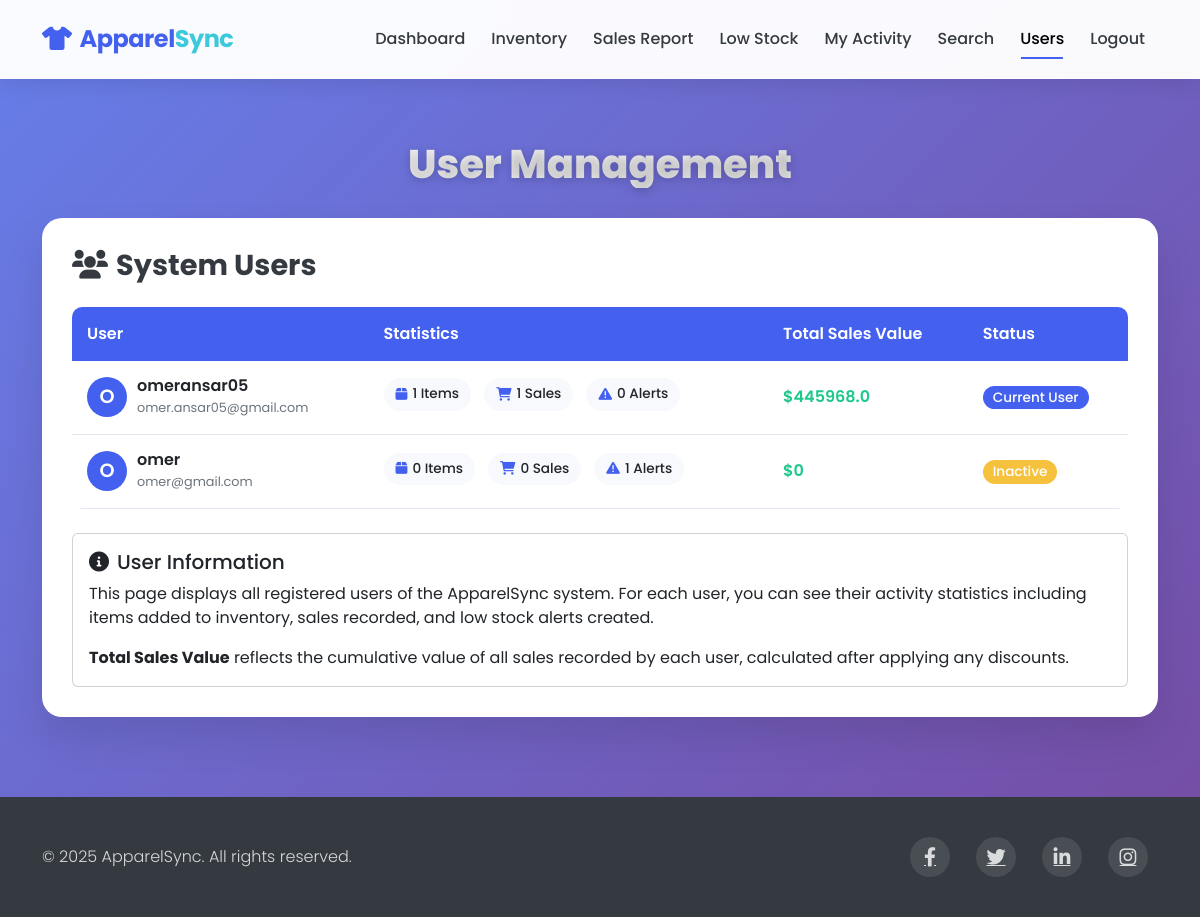
/dashboard/users (signed in), run on the app's committed database.
### models.py (models this page shows)
class User(db.Model, UserMixin):
    id = db.Column(db.Integer, primary_key=True)
    username = db.Column(db.String(150), unique=True, nullable=False)
    email = db.Column(db.String(150), unique=True, nullable=False)
    password = db.Column(db.String(150), nullable=False)
    inventory_items = db.relationship('InventoryItem', backref='created_by', lazy=True)
    sales = db.relationship('Sale', backref='recorded_by', lazy=True)
    low_stock_alerts = db.relationship('LowStock',
                                       foreign_keys='LowStock.user_id',
                                       backref='notified_to',
                                       lazy=True)
    resolved_alerts = db.relationship('LowStock',
                                      foreign_keys='LowStock.resolved_by',
                                      backref='resolved_by_user',
                                      lazy=True)

### routes.py (the view)
@app.route('/dashboard/users', methods=['GET'])
@login_required
def users():
    all_users = User.query.all()
    user_stats = []
    for user in all_users:
        items_count = InventoryItem.query.filter_by(user_id=user.id).count()
        sales_count = Sale.query.filter_by(user_id=user.id).count()
        alerts_count = LowStock.query.filter_by(user_id=user.id).count()
        sales = Sale.query.filter_by(user_id=user.id).all()
        total_sales_value = sum(
            (sale.price_at_sale - (sale.price_at_sale * sale.discount_at_sale / 100)) * sale.quantity
            for sale in sales
        )
        user_stats.append({
            'user': user,
            'items_count': items_count,
            'sales_count': sales_count,
            'alerts_count': alerts_count,
            'total_sales_value': total_sales_value
        })
    return render_template('users.html', user_stats=user_stats)

### app.py (called while the page is built)
@login_manager.user_loader
def load_user(user_id):
    return User.query.get(int(user_id))

### templates/users.html (shortened to what this page needs)
<!DOCTYPE html>
<html lang="en">
<head>
    <link href="https://cdn.jsdelivr.net/npm/bootstrap@5.3.0-alpha1/dist/css/bootstrap.min.css" rel="stylesheet">
    <link rel="stylesheet" href="https://cdnjs.cloudflare.com/ajax/libs/font-awesome/6.0.0/css/all.min.css">
</head>
<body>
    <nav class="navbar navbar-expand-lg navbar-light py-3 fixed-top">
        <div class="container">
            <a class="navbar-brand" href="/"><i class="fas fa-tshirt me-2"></i>Apparel<span>Sync</span></a>
            <div class="collapse navbar-collapse" id="navbarNav">
                <ul class="navbar-nav ms-auto">
                    <li class="nav-item">
                        <a class="nav-link" href="/dashboard">Dashboard</a>
                    </li>
                    <li class="nav-item">
                        <a class="nav-link" href="/dashboard/view_inventory">Inventory</a>
                    </li>
                    <li class="nav-item">
                        <a class="nav-link" href="/dashboard/sales_report">Sales Report</a>
                    </li>
                    <li class="nav-item">
                        <a class="nav-link" href="/dashboard/low_stock">Low Stock</a>
                    </li>
                    <li class="nav-item">
                        <a class="nav-link" href="/dashboard/my_activity">My Activity</a>
                    </li>
                    <li class="nav-item">
                        <a class="nav-link" href="/dashboard/search">Search</a>
                    </li>
                    <li class="nav-item">
                        <a class="nav-link active" href="/dashboard/users">Users</a>
                    </li>
                    <li class="nav-item">
                        <a class="nav-link" href="/logout">Logout</a>
                    </li>
                </ul>
            </div>
        </div>
    </nav>
    <section class="content-section">
        <div class="container">
            <h1 class="page-title">User Management</h1>
            <div class="users-card">
                <div class="mb-4">
                    <h3 class="mb-4"><i class="fas fa-users me-2"></i>System Users</h3>
                </div>
                <div class="table-responsive">
                    <table class="users-table">
                        <thead>
                            <tr>
                                <th>User</th>
                                <th>Statistics</th>
                                <th>Total Sales Value</th>
                                <th>Status</th>
                            </tr>
                        </thead>
                        <tbody>
                            {% if user_stats %}
                                {% for stat in user_stats %}
                                    <tr>
                                        <td>
                                            <div class="user-info">
                                                <div class="user-avatar">
                                                    {{ stat.user.username[0].upper() }}
                                                </div>
                                                <div class="user-details">
                                                    <h5>{{ stat.user.username }}</h5>
                                                    <small>{{ stat.user.email }}</small>
                                                </div>
                                            </div>
                                        </td>
                                        <td>
                                            <div class="stats-container">
                                                <span class="stats-pill">
                                                    <i class="fas fa-box"></i> {{ stat.items_count }} Items
                                                </span>
                                                <span class="stats-pill">
                                                    <i class="fas fa-shopping-cart"></i> {{ stat.sales_count }} Sales
                                                </span>
                                                <span class="stats-pill">
                                                    <i class="fas fa-exclamation-triangle"></i> {{ stat.alerts_count }} Alerts
                                                </span>
                                            </div>
                                        </td>
                                        <td>
                                            <span class="sales-value">${{ stat.total_sales_value | round(2) }}</span>
                                        </td>
                                        <td>
                                            {% if stat.user.id == current_user.id %}
                                                <span class="badge badge-stat badge-primary">Current User</span>
                                            {% elif stat.sales_count > 0 %}
                                                <span class="badge badge-stat badge-success">Active</span>
                                            {% else %}
                                                <span class="badge badge-stat badge-warning">Inactive</span>
                                            {% endif %}
                                        </td>
                                    </tr>
                                {% endfor %}
                            {% endif %}
                        </tbody>
                    </table>
                </div>
                <div class="mt-4">
                    <div class="card">
                        <div class="card-body">
                            <h5 class="card-title"><i class="fas fa-info-circle me-2"></i>User Information</h5>
                            <p class="card-text">
                                This page displays all registered users of the ApparelSync system. For each user, you can see their activity statistics including items added to inventory, sales recorded, and low stock alerts created.
                            </p>
                            <p class="card-text">
                                <strong>Total Sales Value</strong> reflects the cumulative value of all sales recorded by each user, calculated after applying any discounts.
                            </p>
                        </div>
                    </div>
                </div>
            </div>
        </div>
    </section>
    <footer>
        <div class="container">
            <div class="row align-items-center">
                <div class="col-md-6">
                    <p class="copyright mb-0">&copy; 2025 ApparelSync. All rights reserved.</p>
                </div>
                <div class="col-md-6">
                    <div class="social-icons">
                        <a href="#" class="me-3"><i class="fab fa-facebook-f"></i></a>
                        <a href="#" class="me-3"><i class="fab fa-twitter"></i></a>
                        <a href="#" class="me-3"><i class="fab fa-linkedin-in"></i></a>
                        <a href="#"><i class="fab fa-instagram"></i></a>
                    </div>
                </div>
            </div>
        </div>
    </footer>
</body>
</html>

### templates/users.html (style rules this page uses)
:root { --primary-color: #4361ee; --secondary-color: #f8f9fc; --accent-color: #3bc9db; --dark-color: #343a40; --light-color: #f8f9fc; --gradient-start: #667eea; --gradient-end: #764ba2; --danger-color: #e74a3b; --success-color: #1cc88a; --warning-color: #f6c23e; }
body { background: linear-gradient(135deg, var(--gradient-start) 0%, var(--gradient-end) 100%); min-height: 100vh; font-family: 'Poppins', sans-serif; }
.navbar { background-color: rgba(255, 255, 255, 0.97); backdrop-filter: blur(10px); box-shadow: 0 4px 20px rgba(0, 0, 0, 0.1); padding: 15px 0; border-bottom: 1px solid rgba(255, 255, 255, 0.1); }
.navbar-brand { font-weight: 700; color: var(--primary-color); font-size: 1.5rem; letter-spacing: -0.5px; }
.navbar-brand span { color: var(--accent-color); }
.nav-link { font-weight: 500; color: var(--dark-color); position: relative; padding: 8px 15px; margin: 0 5px; transition: all 0.3s ease; }
.nav-link::after { content: ''; position: absolute; width: 0; height: 2px; background: var(--primary-color); bottom: 0; left: 50%; transform: translateX(-50%); transition: width 0.3s ease; }
.nav-link.active::after { width: 70%; }
.content-section { padding: 140px 0 80px; }
.page-title { color: white; font-weight: 800; text-shadow: 0 2px 10px rgba(0, 0, 0, 0.2); margin-bottom: 30px; text-align: center; font-size: 2.5rem; background: linear-gradient(to right, #ffffff, #e0e0e0); -webkit-background-clip: text; background-clip: text; color: transparent; }
.users-card { background-color: white; border-radius: 20px; padding: 30px; box-shadow: 0 20px 40px rgba(0, 0, 0, 0.1); border: none; }
.users-card h3 { font-weight: 700; color: var(--dark-color); margin-bottom: 20px; font-size: 1.8rem; }
.users-table { width: 100%; }
.users-table th { background-color: var(--primary-color); color: white; padding: 15px; font-weight: 600; }
.users-table td { padding: 15px; vertical-align: middle; }
.users-table tbody tr { border-bottom: 1px solid #e3e6f0; transition: all 0.3s ease; }
.user-avatar { width: 40px; height: 40px; border-radius: 50%; background-color: var(--primary-color); color: white; display: flex; align-items: center; justify-content: center; font-weight: 600; font-size: 1.2rem; margin-right: 10px; }
.user-info { display: flex; align-items: center; }
.user-details h5 { margin-bottom: 0; font-weight: 600; font-size: 1rem; }
.user-details small { color: #6c757d; font-size: 0.8rem; }
.badge-stat { font-size: 0.85rem; padding: 5px 10px; border-radius: 30px; font-weight: 500; }
.badge-primary { background-color: var(--primary-color); color: white; }
.badge-warning { background-color: var(--warning-color); color: white; }
.sales-value { font-weight: 600; color: var(--success-color); }
.table-responsive { overflow-x: auto; border-radius: 10px; }
footer { background-color: #343a40; color: white; padding: 40px 0; }
footer a { color: rgba(255, 255, 255, 0.8); transition: color 0.3s ease; margin: 0 10px; font-size: 1.2rem; }
.copyright { opacity: 0.8; font-weight: 300; }
.social-icons { display: flex; justify-content: flex-end; }
.social-icons a { display: flex; align-items: center; justify-content: center; width: 40px; height: 40px; border-radius: 50%; background: rgba(255, 255, 255, 0.1); transition: all 0.3s ease; }
.stats-pill { display: inline-flex; align-items: center; background-color: var(--secondary-color); padding: 6px 12px; border-radius: 20px; margin-right: 8px; margin-bottom: 5px; font-size: 0.85rem; font-weight: 500; }
.stats-pill i { margin-right: 5px; color: var(--primary-color); }
.stats-container { display: flex; flex-wrap: wrap; gap: 5px; }

### data on the page
User: user "O", user.username "omeransar05", user.email "omer.ansar05@gmail.com"
User: user "O", user.username "omer", user.email "omer@gmail.com"

### other printed values
{{ stat.items_count }} "1" "0"
{{ stat.sales_count }} "1" "0"
{{ stat.alerts_count }} "0" "1"
{{ stat.total_sales_value | round(2) }} "445968.0" "0"
